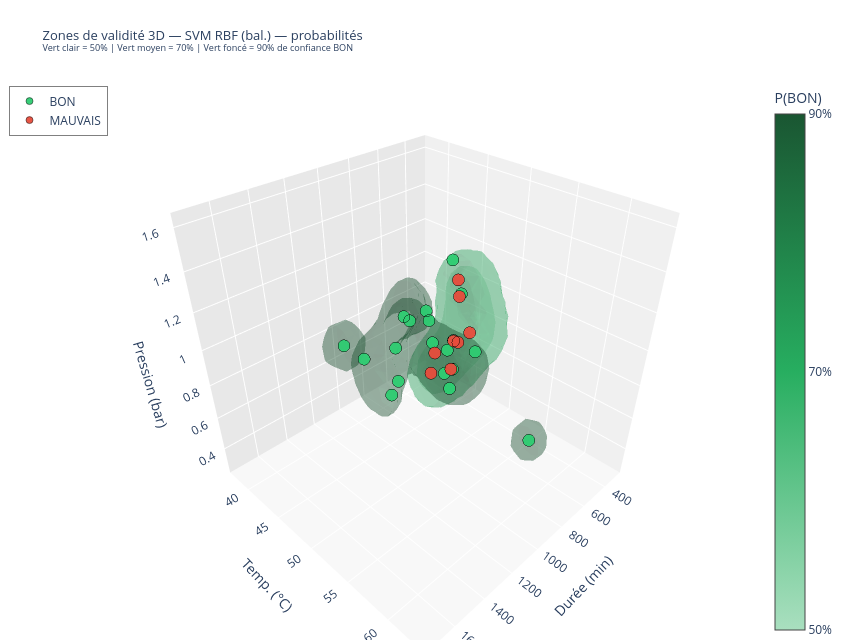
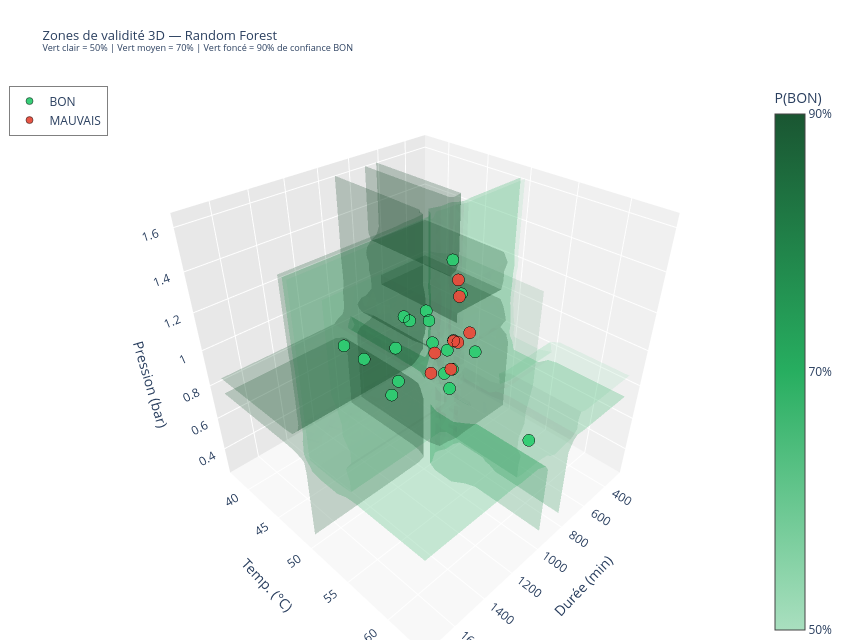

Source (notebook cell) for these figures, in order:
### Markdown cell above
## 12b. Zones de validité 3D interactives — SVM RBF & Random Forest

Même information que la section 12 mais en 3D interactif (rotation, zoom, hover).
Surfaces emboîtées à P(BON) = 50% (vert clair), 70% (vert moyen), 90% (vert foncé).
Points réels superposés — restez dans le cœur foncé pour maximiser la confiance.

### Code cell
import warnings
warnings.filterwarnings('ignore')

# svm_zone et rf_final déjà entraînés (sections 12 et 9)
# grid_scaled et grid_orig déjà calculés (section 8c)

validity_models = {
    'SVM RBF (bal.) — probabilités': svm_zone,
    'Random Forest':                  rf_final,
}

scene_layout = dict(
    xaxis_title='Durée (min)', yaxis_title='Temp. (°C)', zaxis_title='Pression (bar)',
    xaxis=dict(backgroundcolor='#f0f0f0'),
    yaxis=dict(backgroundcolor='#e8e8e8'),
    zaxis=dict(backgroundcolor='#f8f8f8'),
)

for mname, mmodel in validity_models.items():
    Z_proba = mmodel.predict_proba(grid_scaled)[:, 1].reshape(xx0.shape)

    fig_v = go.Figure()

    fig_v.add_trace(go.Isosurface(
        x=grid_orig[:, 0].flatten(),
        y=grid_orig[:, 1].flatten(),
        z=grid_orig[:, 2].flatten(),
        value=Z_proba.flatten(),
        isomin=0.5, isomax=0.9,
        surface_count=3,
        colorscale=[[0, '#a9dfbf'], [0.5, '#27ae60'], [1, '#1a5632']],
        showscale=True,
        opacity=0.25,
        name='Zone BON',
        caps=dict(x_show=False, y_show=False, z_show=False),
        colorbar=dict(
            title='P(BON)',
            tickvals=[0.5, 0.7, 0.9],
            ticktext=['50%', '70%', '90%'],
            x=0.9,
        ),
    ))

    for label_val, label_name, color in [(1, 'BON', '#2ecc71'), (0, 'MAUVAIS', '#e74c3c')]:
        mask = y == label_val
        fig_v.add_trace(go.Scatter3d(
            x=X_raw[mask, 0], y=X_raw[mask, 1], z=X_raw[mask, 2],
            mode='markers', name=label_name,
            marker=dict(size=7, color=color, opacity=0.95, line=dict(color='black', width=0.5)),
            text=df.loc[mask, 'Lot'].astype(str),
            hovertemplate='<b>Lot %{text}</b><br>Durée: %{x:.0f} min<br>Temp: %{y:.2f} °C<br>Pression: %{z:.3f} bar<extra>%{fullData.name}</extra>',
        ))

    fig_v.update_layout(
        title=dict(
            text=f'Zones de validité 3D — {mname}<br>'
                 '<sup>Vert clair = 50% | Vert moyen = 70% | Vert foncé = 90% de confiance BON</sup>',
            font=dict(size=13),
        ),
        scene=scene_layout,
        legend=dict(x=0.01, y=0.99, bgcolor='rgba(255,255,255,0.8)', bordercolor='grey', borderwidth=1),
        width=850, height=640,
        margin=dict(l=0, r=0, t=80, b=0),
    )
    fig_v.show()

### Figure 1 — Plotly figure (JSON) as saved in the notebook; plotly's stock layout.template omitted (floating-point values rounded to 4 significant figures; data arrays with more than 128 entries replaced by an {"elided": "..."} marker saying what was removed)
{"data": [{"caps": {"x": {"show": false}, "y": {"show": false}, "z": {"show": false}}, "colorbar": {"ticktext": ["50%", "70%", "90%"], "tickvals": [0.5, 0.7, 0.9], "title": {"text": "P(BON)"}, "x": 0.9}, "colorscale": [[0, "#a9dfbf"], [0.5, "#27ae60"], [1, "#1a5632"]], "isomax": 0.9, "isomin": 0.5, "name": "Zone BON", "opacity": 0.25, "showscale": true, "surface": {"count": 3}, "type": "isosurface", "value": {"elided": "15625 float values"}, "x": {"elided": "15625 float values"}, "y": {"elided": "15625 float values"}, "z": {"elided": "15625 float values"}}, {"hovertemplate": "<b>Lot %{text}</b><br>Durée: %{x:.0f} min<br>Temp: %{y:.2f} °C<br>Pression: %{z:.3f} bar<extra>%{fullData.name}</extra>", "marker": {"color": "#2ecc71", "line": {"color": "black", "width": 0.5}, "opacity": 0.95, "size": 7}, "mode": "markers", "name": "BON", "text": ["25020346", "25050370", "25050371", "25050372", "25060444", "25060445", "25060446", "25060447", "25110700", "25110701", "25110702", "25110704", "25140527", "25140527", "25200590", "26020520", "26040643", "26130338", "26160263", "26160264"], "type": "scatter3d", "x": [1019.0, 725.0, 668.0, 1114.0, 923.0, 775.0, 1472.0, 939.0, 755.0, 778.0, 560.0, 641.0, 751.0, 751.0, 1054.0, 741.0, 715.0, 721.0, 1022.0, 873.0], "y": [46.68, 48.27, 42.0, 47.82, 48.91, 43.2, 49.69, 49.54, 49.49, 48.82, 49.3, 47.67, 49.12, 49.12, 42.77, 58.86, 48.52, 49.75, 46.98, 48.84], "z": [0.922, 0.818, 0.824, 0.72, 1.14, 0.92, 1.211, 1.109, 0.747, 0.714, 0.76, 0.825, 0.613, 0.613, 0.772, 0.575, 1.321, 1.171, 0.734, 0.942]}, {"hovertemplate": "<b>Lot %{text}</b><br>Durée: %{x:.0f} min<br>Temp: %{y:.2f} °C<br>Pression: %{z:.3f} bar<extra>%{fullData.name}</extra>", "marker": {"color": "#e74c3c", "line": {"color": "black", "width": 0.5}, "opacity": 0.95, "size": 7}, "mode": "markers", "name": "MAUVAIS", "text": ["25110705", "25480433", "25500396", "26030732", "26040641", "26040642", "26160265", "25140526"], "type": "scatter3d", "x": [737.0, 885.0, 841.0, 893.0, 745.0, 669.0, 771.0, 912.0], "y": [49.6, 51.39, 51.43, 49.01, 49.91, 50.14, 49.8, 49.81], "z": [1.247, 0.86, 0.994, 0.776, 1.169, 0.943, 0.931, 0.925]}], "layout": {"height": 640, "legend": {"bgcolor": "rgba(255,255,255,0.8)", "bordercolor": "grey", "borderwidth": 1, "x": 0.01, "y": 0.99}, "margin": {"b": 0, "l": 0, "r": 0, "t": 80}, "scene": {"xaxis": {"backgroundcolor": "#f0f0f0", "title": {"text": "Durée (min)"}}, "yaxis": {"backgroundcolor": "#e8e8e8", "title": {"text": "Temp. (°C)"}}, "zaxis": {"backgroundcolor": "#f8f8f8", "title": {"text": "Pression (bar)"}}}, "title": {"font": {"size": 13}, "text": "Zones de validité 3D — SVM RBF (bal.) — probabilités<br><sup>Vert clair = 50% | Vert moyen = 70% | Vert foncé = 90% de confiance BON</sup>"}, "width": 850}}

### Figure 2 — Plotly figure (JSON) as saved in the notebook; plotly's stock layout.template omitted (floating-point values rounded to 4 significant figures; data arrays with more than 128 entries replaced by an {"elided": "..."} marker saying what was removed)
{"data": [{"caps": {"x": {"show": false}, "y": {"show": false}, "z": {"show": false}}, "colorbar": {"ticktext": ["50%", "70%", "90%"], "tickvals": [0.5, 0.7, 0.9], "title": {"text": "P(BON)"}, "x": 0.9}, "colorscale": [[0, "#a9dfbf"], [0.5, "#27ae60"], [1, "#1a5632"]], "isomax": 0.9, "isomin": 0.5, "name": "Zone BON", "opacity": 0.25, "showscale": true, "surface": {"count": 3}, "type": "isosurface", "value": {"elided": "15625 float values"}, "x": {"elided": "15625 float values"}, "y": {"elided": "15625 float values"}, "z": {"elided": "15625 float values"}}, {"hovertemplate": "<b>Lot %{text}</b><br>Durée: %{x:.0f} min<br>Temp: %{y:.2f} °C<br>Pression: %{z:.3f} bar<extra>%{fullData.name}</extra>", "marker": {"color": "#2ecc71", "line": {"color": "black", "width": 0.5}, "opacity": 0.95, "size": 7}, "mode": "markers", "name": "BON", "text": ["25020346", "25050370", "25050371", "25050372", "25060444", "25060445", "25060446", "25060447", "25110700", "25110701", "25110702", "25110704", "25140527", "25140527", "25200590", "26020520", "26040643", "26130338", "26160263", "26160264"], "type": "scatter3d", "x": [1019.0, 725.0, 668.0, 1114.0, 923.0, 775.0, 1472.0, 939.0, 755.0, 778.0, 560.0, 641.0, 751.0, 751.0, 1054.0, 741.0, 715.0, 721.0, 1022.0, 873.0], "y": [46.68, 48.27, 42.0, 47.82, 48.91, 43.2, 49.69, 49.54, 49.49, 48.82, 49.3, 47.67, 49.12, 49.12, 42.77, 58.86, 48.52, 49.75, 46.98, 48.84], "z": [0.922, 0.818, 0.824, 0.72, 1.14, 0.92, 1.211, 1.109, 0.747, 0.714, 0.76, 0.825, 0.613, 0.613, 0.772, 0.575, 1.321, 1.171, 0.734, 0.942]}, {"hovertemplate": "<b>Lot %{text}</b><br>Durée: %{x:.0f} min<br>Temp: %{y:.2f} °C<br>Pression: %{z:.3f} bar<extra>%{fullData.name}</extra>", "marker": {"color": "#e74c3c", "line": {"color": "black", "width": 0.5}, "opacity": 0.95, "size": 7}, "mode": "markers", "name": "MAUVAIS", "text": ["25110705", "25480433", "25500396", "26030732", "26040641", "26040642", "26160265", "25140526"], "type": "scatter3d", "x": [737.0, 885.0, 841.0, 893.0, 745.0, 669.0, 771.0, 912.0], "y": [49.6, 51.39, 51.43, 49.01, 49.91, 50.14, 49.8, 49.81], "z": [1.247, 0.86, 0.994, 0.776, 1.169, 0.943, 0.931, 0.925]}], "layout": {"height": 640, "legend": {"bgcolor": "rgba(255,255,255,0.8)", "bordercolor": "grey", "borderwidth": 1, "x": 0.01, "y": 0.99}, "margin": {"b": 0, "l": 0, "r": 0, "t": 80}, "scene": {"xaxis": {"backgroundcolor": "#f0f0f0", "title": {"text": "Durée (min)"}}, "yaxis": {"backgroundcolor": "#e8e8e8", "title": {"text": "Temp. (°C)"}}, "zaxis": {"backgroundcolor": "#f8f8f8", "title": {"text": "Pression (bar)"}}}, "title": {"font": {"size": 13}, "text": "Zones de validité 3D — Random Forest<br><sup>Vert clair = 50% | Vert moyen = 70% | Vert foncé = 90% de confiance BON</sup>"}, "width": 850}}
